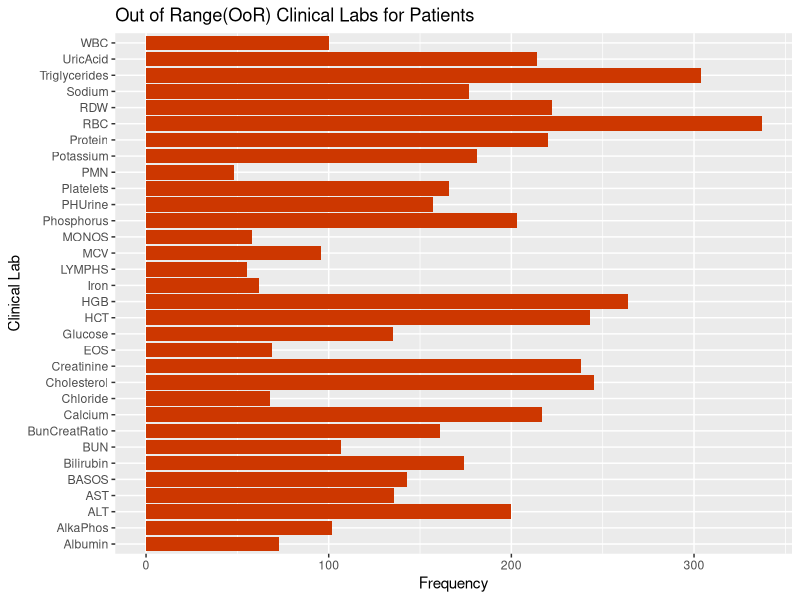

This figure's R source:
### Clinical Labs Data and Reporting Abnormal Values ###

library(tidyr)
library(ggplot2)

#1. Generate a Random Data Set for 1000 Patients with various Clinical Labs

  #1.1 Prepare Random 4-letter random ID for  1000 Patients 
  n = 1000 # No. of Patients
  PatientID = NULL
  for(i in 1:n){
        ID = paste(sample(LETTERS, 4, replace=TRUE),collapse="")
  PatientID = c(PatientID, ID)
  }

  #1.2 Assign, randomly, Sex for PatientID
  Sex  = sample(c("Male", "Female"), n, prob = c(5,3), replace=T)
  Labs = cbind(PatientID, Sex)

  #1.3 Lets generate age for Patients (between 18 to 75 years)
  Age  = sample(18:75, n, replace = T)
  Labs = cbind(Labs, Age)

  #1.4 Generate random Clinical Lab Values for various Clincal Labs(32 tests) based on reference ranges 
  Albumin       = round(runif(n, 3.5,5.1), 1)
  AlkaPhos      = sample(50:160, n, replace = T )
  BunCreatRatio = sample(5.5:24, n, replace = T)
  BUN           = sample(7.5:25.5, n, replace = T)
  Calcium       = round(runif(n, 8.3, 10.8), 1)
  Cholesterol   = sample(150:215, n, replace = T)
  Chloride      = sample(95:111, n, replace = T)
  Creatinine    = round(runif(n, 0.6, 1.4),2)
  Glucose       = sample(60:145, n, replace = T)
  Iron          = sample(50:180, n, replace = T)
  Potassium     = round(runif(n, 3.4, 5.5), 1)
  Sodium        = sample(136:147, n, replace = T)
  Phosphorus    = round(runif(n, 2.2, 5), 1)
  AST           = sample(7:50, n, replace = T)
  ALT           = sample(30:60, n, replace = T)
  Bilirubin     = round(runif(n, 0.2, 1.5), 1)
  Protein       = round(runif(n, 5.4, 8.0), 1)
  Triglycerides = sample(135:155, n, replace = T)
  UricAcid      = round(runif(n, 3, 7.2), 1)
  WBC   = round(runif(n, 3.5, 12), 1)
  RBC   = round(runif(n, 3.5, 5.7), 1)
  HGB   = round(runif(n, 11, 16.5), 1)
  HCT   = round(runif(n, 33, 47.5), 1)
  MCV   = sample(77:102, n, replace = T)
  RDW   = round(runif(n, 11.5, 15.5), 1)
  Platelets  = sample(130:500, n, replace = T)
  PMN        = round(runif(n, 1.4, 8), 1)
  LYMPHS     = round(runif(n, 0.9, 5), 1)
  MONOS      = round(runif(n, 0.3, 1.1), 1)
  EOS        = round(runif(n, 0, 0.6), 1)
  BASOS      = round(runif(n, 0, 0.3), 1)
  PHUrine    = round(runif(n, 4.9, 8.5), 1)
 
  Labs = as.data.frame(cbind(Labs, Albumin, AlkaPhos, BunCreatRatio,
                                   BUN, Calcium, Cholesterol, Chloride, Creatinine,
                                   Glucose, Iron, Potassium, Sodium, Phosphorus, 
                                   AST, ALT, Bilirubin, Protein, Triglycerides,
                                   UricAcid, WBC, RBC, HGB, HCT, MCV, RDW, Platelets,
                                   PMN, LYMPHS, MONOS, EOS, BASOS, PHUrine), stringsAsFactors=F)

  #1.5 Converting data format  from  Wide to Long 
  Labs        = gather(Labs, Test, Result, -PatientID, -Sex, -Age)
  Labs$Result = as.numeric(Labs$Result)
  Labs$Age    = as.numeric(Labs$Age)

#2. Automatically flag -Out of Range(OoR)- Clinical Labs and save in a separate data frame
  Labs.subset = function(x){Labs[Labs$Test == x,]}

  i.labs = Labs.subset("Albumin") 
  OoR    = i.labs[ifelse(i.labs$Age < 60, (i.labs$Result < 3.5 | i.labs$Result > 5.0), 
                                          (i.labs$Result < 3.4 | i.labs$Result > 4.8)),]
  
  i.labs    = Labs.subset("AlkaPhos") 
  i.labs.M  = i.labs[i.labs$Sex == "Male",]
  i.labs.F  = i.labs[i.labs$Sex == "Female",]
  OoR       = rbind(OoR, i.labs.M[ifelse(i.labs.M$Age >= 20, (i.labs.M$Result >= 150), (i.labs.M$Result >= 750)),],
                         i.labs.F[ifelse(i.labs.F$Age >= 20, (i.labs.F$Result >= 150), (i.labs.F$Result >= 500)),])

  i.labs = Labs.subset("BunCreatRatio") 
  OoR    = rbind(OoR, i.labs[i.labs$Result < 6.0 | i.labs$Result > 22.0,])

  i.labs = Labs.subset("BUN")
  OoR    = rbind(OoR, i.labs[i.labs$Result < 8.0 | i.labs$Result > 25.0,])

  i.labs = Labs.subset("Calcium")
  OoR    = rbind(OoR, i.labs[i.labs$Result < 8.5 | i.labs$Result > 10.4,])

  i.labs = Labs.subset("Cholesterol")
  OoR    = rbind(OoR, i.labs[i.labs$Result >= 200.0,])

  i.labs = Labs.subset("Chloride")
  OoR    = rbind(OoR, i.labs[i.labs$Result < 96.0 | i.labs$Result > 111.0,])
 
  i.labs = Labs.subset("Creatinine")
  OoR    = rbind(OoR,i.labs[ifelse(i.labs$Sex == "Male", (i.labs$Result < 0.62 | i.labs$Result > 1.27), 
                                                         (i.labs$Result < 0.49 | i.labs$Result > 1.10)),])
   
  i.labs = Labs.subset("Glucose")
  OoR    = rbind(OoR, i.labs[i.labs$Result < 65.0 | i.labs$Result > 139.0,])

  i.labs = Labs.subset("Iron")
  OoR    = rbind(OoR,i.labs[ifelse(i.labs$Sex == "Male", (i.labs$Result < 55.0 | i.labs$Result > 175.0), 
                                                         (i.labs$Result < 45.0 | i.labs$Result > 170.0)),])
  i.labs = Labs.subset("Potassium")
  OoR    = rbind(OoR, i.labs[i.labs$Result < 3.5 | i.labs$Result > 5.1,])

  i.labs = Labs.subset("Sodium")
  OoR    = rbind(OoR, i.labs[i.labs$Result < 136.0 | i.labs$Result > 145.0,])

  i.labs = Labs.subset("Phosphorus") 
  OoR    = rbind(OoR, i.labs[ifelse(i.labs$Age < 60, (i.labs$Result < 2.4 | i.labs$Result > 4.7), 
                                                     (i.labs$Result < 2.3 | i.labs$Result > 4.0)),])

  i.labs = Labs.subset("AST")
  OoR    = rbind(OoR, i.labs[i.labs$Result < 8.0 | i.labs$Result > 45.0,])

  i.labs = Labs.subset("ALT")
  OoR    = rbind(OoR, i.labs[i.labs$Result >= 55.0,])

  i.labs = Labs.subset("Bilirubin")
  OoR    = rbind(OoR, i.labs[i.labs$Result < 0.3 | i.labs$Result > 1.3,])

  i.labs = Labs.subset("Protein") 
  OoR    = rbind(OoR, i.labs[ifelse(i.labs$Age < 60, (i.labs$Result < 6.0 | i.labs$Result > 7.9), 
                                                     (i.labs$Result < 5.6 | i.labs$Result > 7.6)),])

  i.labs = Labs.subset("Triglycerides")
  OoR    = rbind(OoR, i.labs[i.labs$Result >= 150.0,])

  i.labs    = Labs.subset("UricAcid") 
  i.labs.M  = i.labs[i.labs$Sex == "Male",]
  i.labs.F  = i.labs[i.labs$Sex == "Female",]
  OoR       = rbind(OoR, i.labs.M[ifelse(i.labs.M$Age >= 20, (i.labs.M$Result < 3.5 | i.labs.M$Result > 7.0), 
                                                             (i.labs.M$Result < 4.0 | i.labs.M$Result > 8.7)),],
                         i.labs.F[ifelse(i.labs.F$Age >= 20, (i.labs.M$Result < 3.2 | i.labs.M$Result > 6.0), 
                                                             (i.labs.M$Result < 3.0 | i.labs.M$Result > 5.8)),])

  i.labs = Labs.subset("WBC")
  OoR    = rbind(OoR, i.labs[i.labs$Result < 3.5 | i.labs$Result > 11.0,])

  i.labs = Labs.subset("RBC")
  OoR    = rbind(OoR,i.labs[ifelse(i.labs$Sex == "Male", (i.labs$Result < 4.06 | i.labs$Result > 5.63), 
                                                         (i.labs$Result < 3.63 | i.labs$Result > 4.92)),])

  i.labs = Labs.subset("HGB")
  OoR    = rbind(OoR,i.labs[ifelse(i.labs$Sex == "Male", (i.labs$Result < 12.5 | i.labs$Result > 16.3), 
                                                         (i.labs$Result < 11.2 | i.labs$Result > 15.2)),])

  i.labs = Labs.subset("HCT")
  OoR    = rbind(OoR,i.labs[ifelse(i.labs$Sex == "Male", (i.labs$Result < 36.7 | i.labs$Result > 47.0), 
                                                         (i.labs$Result < 33.5 | i.labs$Result > 45.2)),])

  i.labs = Labs.subset("MCV")
  OoR    = rbind(OoR, i.labs[i.labs$Result < 78.0 | i.labs$Result > 100.0,])

  i.labs = Labs.subset("RDW")
  OoR    = rbind(OoR, i.labs[i.labs$Result < 12.0 | i.labs$Result > 15.0,])

  i.labs = Labs.subset("Platelets")
  OoR    = rbind(OoR, i.labs[i.labs$Result < 140.0 | i.labs$Result > 450.0,])

  i.labs = Labs.subset("LYMPHS")
  OoR    = rbind(OoR, i.labs[i.labs$Result < 1.0 | i.labs$Result > 4.8,])

  i.labs = Labs.subset("MONOS")
  OoR    = rbind(OoR, i.labs[i.labs$Result < 0.3 | i.labs$Result > 1.0,])

  i.labs = Labs.subset("PMN")
  OoR    = rbind(OoR, i.labs[i.labs$Result < 1.5 | i.labs$Result > 7.7,])

  i.labs = Labs.subset("EOS")
  OoR    = rbind(OoR, i.labs[i.labs$Result > 0.5,])

  i.labs = Labs.subset("BASOS")
  OoR    = rbind(OoR, i.labs[i.labs$Result > 0.2,])

  i.labs = Labs.subset("PHUrine")
  OoR    = rbind(OoR, i.labs[i.labs$Result < 5.0 | i.labs$Result > 8.0,])

  OoR = OoR[order(OoR$PatientID),]
  rownames(OoR) = c(1:length(OoR$PatientID))

#3. Plots - Check to see the clinical lab with most abnormal values   
  t.test = data.frame(table(OoR$Test))

  png("plot1.png", width=900, height=1200, units="px")

  plot = ggplot(t.test, aes(factor(Var1), Freq))+geom_bar(stat="identity", fill = "orangered3")+coord_flip()+
       labs(x = "Clinical Lab", y = "Frequency")+
       labs(title = "Out of Range(OoR) Clinical Labs for Patients")   

  print(plot)
  dev.off()










